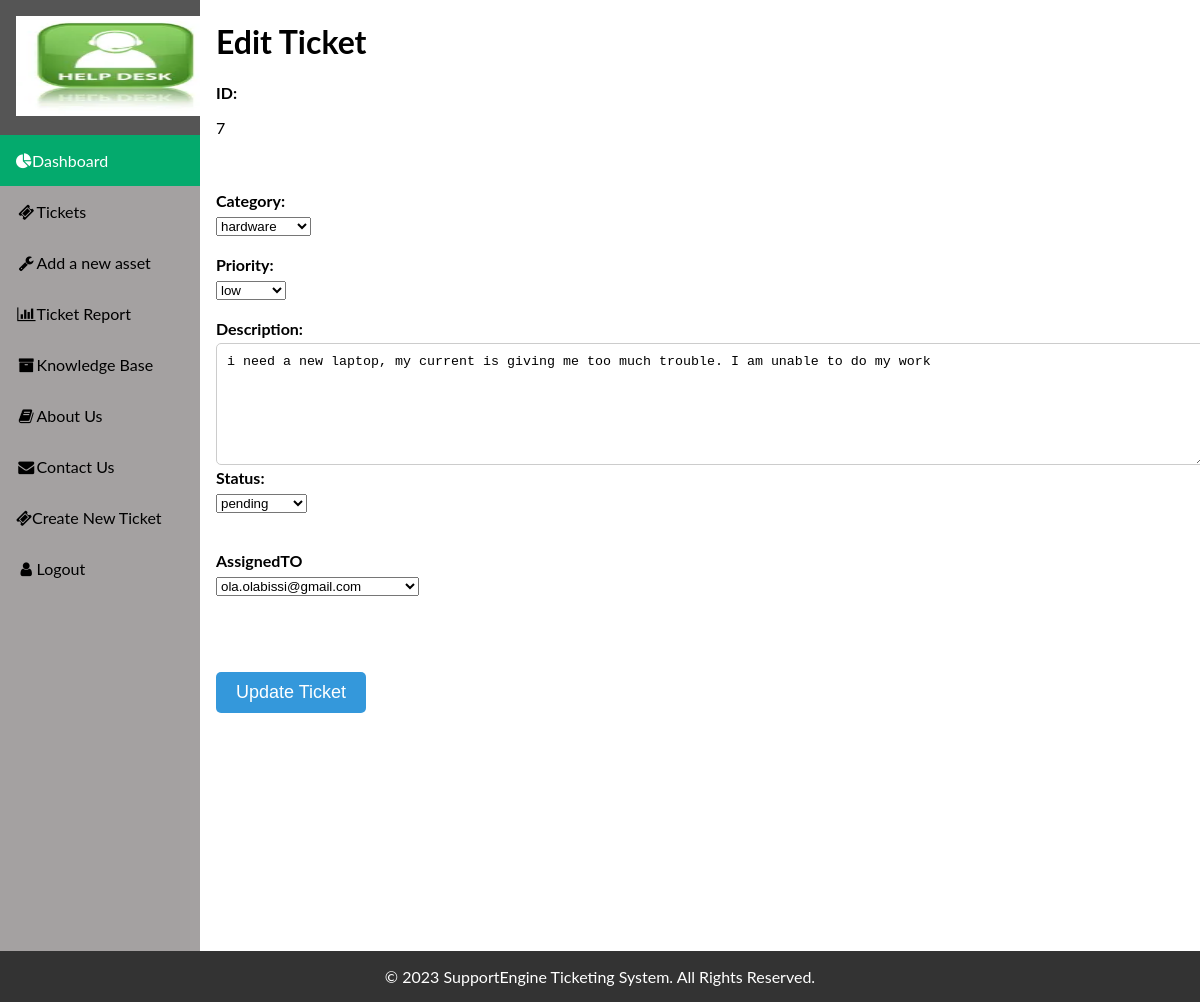
The app's page /edit_ticket/7 with its own data.
### tables this page shows
CREATE TABLE "tickets" (
	"id"	INTEGER NOT NULL,
	"description"	TEXT,
	"RequesterName"	TEXT,
	"AssignedTo"	TEXT,
	"DueBy"	TEXT,
	"category"	TEXT,
	"priority"	TEXT,
	"CreatedDate"	TEXT,
	"status"	TEXT,
	"attachments"	TEXT,
	"department"	TEXT,
	"resolveddate"	TEXT,
	PRIMARY KEY("id"),
	FOREIGN KEY("id") REFERENCES "comments"("id")
);

### app.py (the view, shortened to what this page needs)
@app.route('/edit_ticket/<int:ticket_id>', methods=['GET','POST'])
def edit_ticket(ticket_id= True):    # sourcery skip: avoid-builtin-shadow
    if session.get('username') is None:  # If the user is not logged in
        return redirect('/tech_login')
    db_path = "tickets_database.db"  # Path to the database file
    connection = sqlite3.connect(db_path)
    cursor = connection.cursor()
    ticket = get_tickets(ticket_id)
    options_pri = ['high', 'medium', 'low']
    options_status = ['open', 'closed','hold','pending','unassigned']
    options_cat = get_categories()
    options_users = get_users()
    context = {
        'ticket': ticket,
        'options_pri': options_pri,
        'options_status': options_status,
        'options_cat': options_cat,
        'options_users': options_users,
    }
    return render_template('edit_ticket.html', context=context)

### app.py (called while the page is built)
def get_tickets(ticket_id=None,username=None):
    connection = sqlite3.connect(db_path)
    cursor = connection.cursor()
    if ticket_id is not None:
        sql_query = f"SELECT * FROM tickets WHERE id = {ticket_id}"
        return cursor.execute(sql_query).fetchall()
    if username is None:
        return cursor.execute("SELECT * FROM tickets").fetchall()
    query = f"SELECT * FROM tickets where AssignedTo like \'{username}\'"
    return cursor.execute(query).fetchall()

def get_categories():
    connection = sqlite3.connect(db_path)
    cursor = connection.cursor()
    return cursor.execute("SELECT Distinct Category FROM tickets").fetchall()

def get_users():
    connection = sqlite3.connect(db_path)
    cursor = connection.cursor()
    return cursor.execute("SELECT Distinct AssignedTo FROM tickets").fetchall()

### templates/edit_ticket.html (shortened to what this page needs)
{% extends "layout.html" %}
{% block head %}
<link rel="stylesheet" href="{{ url_for('static', filename='css/main.css') }}">
{% endblock %}
{% block body %}
<h1>Edit Ticket</h1>
<form  method="post">
  <label for="ticket_id"> ID:</label>
  <p>{{ context['ticket'][0][0] }}</p>
  <br>
  <br>
  <label for="category">Category:</label>
  <select id="category" name="category">
    {% for category in context['options_cat'] %}
    {%if category[0] == context['ticket'][0][5] %}
      <option value={{category[0]}} selected>{{category[0]}}</option>
      {% else %}
    <option value={{category[0]}}>{{category[0]}}</option>
    {%endif%}
    {% endfor %}
  </select>
  <br>
  <br>
  <label for="priority">Priority:</label>
  <select id="priority" name="priority">
    {% for priority in context['options_pri'] %}
    {%if priority == context['ticket'][0][6] %}
      <option value={{priority}} selected>{{priority}}</option>
      {% else %}
     <option value={{priority}}>{{priority}}</option>
     {%endif%}
    {% endfor %}
  </select>
  <br>
  <br>
  <label for="description">Description:</label>
  <textarea id="description" name="description" rows="4" cols="50" required>{{ context['ticket'][0][1] }}</textarea>
  <br>
  <label for="status">Status:</label>
  <select id="status" name="status">
    {% for status in context['options_status'] %}
    {%if status == context['ticket'][0][8] %}
      <option value={{status}} selected>{{status}}</option>
      {% else %}
      <option value={{status}}>{{status}}</option>
      {%endif%}
    {% endfor %}
  </select>
  <br>
  <br>
  <br>
     <label for="AssignedTO">AssignedTO</label>
     <select id="AssignedTO" name="AssignedTO">
      {% for user in context['options_users'] %}
        {% if user[0] == context['ticket'][0][3] %}
        <option value={{user[0]}} selected>{{user[0]}}</option>
        {% else %}
          <option value={{user[0]}}>{{user[0]}}</option>
        {% endif %}
      {% endfor %}
    </select>
  <br>
  <br>
  <br>
  <br>
  <br>
  <button type="submit" value="Update_Ticket" >Update Ticket</button>
</form>
{% endblock %}

### static/css/main.css (style rules this page uses)
body { margin: 0; font-family: "Lato", sans-serif; }
label { display: block; font-weight: bold; margin-bottom: 5px; }
input, textarea { width: 100%; padding: 10px; border: 1px solid #ccc; border-radius: 5px; }
textarea { height: 100px; }
button { padding: 10px 20px; background-color: #3498db; color: #fff; font-size: 18px; border: none; border-radius: 5px; cursor: pointer; }

### records on screen
tickets: id "7", category "hardware", priority "low", description "i need a new laptop, my current is giving me too much trouble. I am unable to do my work", status "pending", AssignedTO "ola.olabissi@gmail.com"
